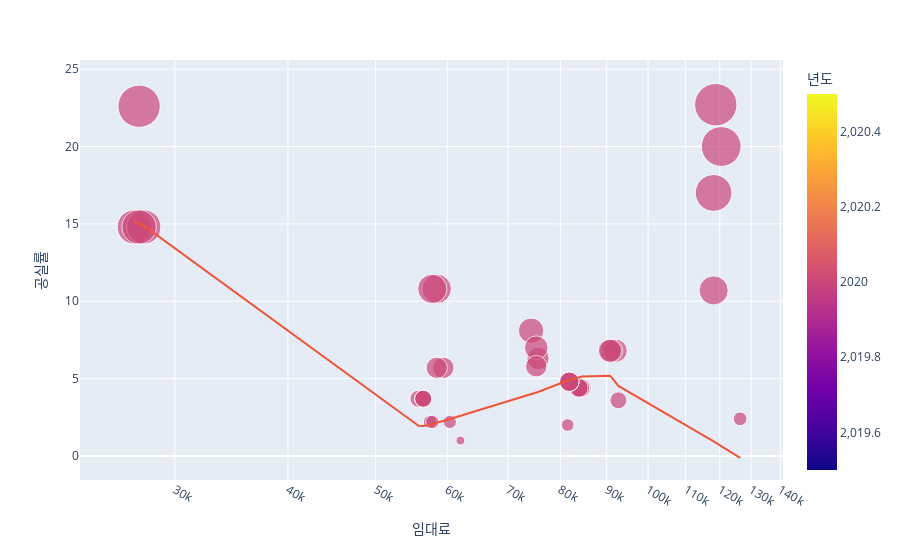

Here is the notebook cell this chart was saved with:
### Code cell
fig = px.scatter(subset_ds,
                x='임대료', y='공실률', size="공실률",
                color='년도', trendline="lowess",# hover_name='country'
                log_x=True, size_max=30)
fig.show()
